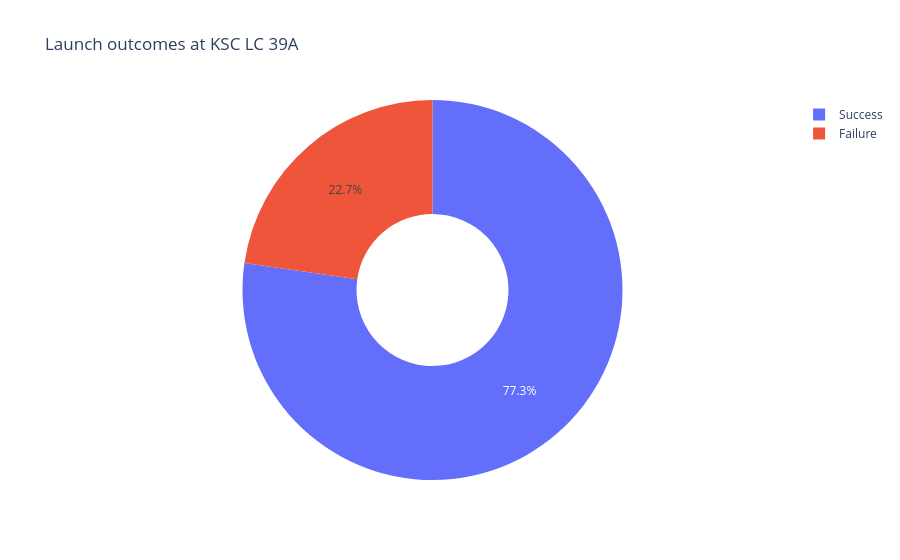

The notebook cell saved with this chart:
### Code cell
def site_pie(site):
    sub = df[df['LaunchSite'] == site]
    counts = sub['Class'].value_counts().rename({1: 'Success', 0: 'Failure'})
    return px.pie(names=counts.index, values=counts.values, hole=0.4,
                  color={'Success': '#24a148', 'Failure': '#da1e28'},
                  title=f'Launch outcomes at {site}')

site_pie(best_site).show()

### Figure 1 — Plotly figure (JSON) as saved in the notebook; plotly's stock layout.template omitted (floating-point values rounded to 4 significant figures)
{"data": [{"customdata": [["#24a148"], ["#da1e28"]], "domain": {"x": [0.0, 1.0], "y": [0.0, 1.0]}, "hole": 0.4, "hovertemplate": "label=%{label}<br>value=%{value}<br>color=%{customdata[0]}<extra></extra>", "labels": ["Success", "Failure"], "legendgroup": "", "marker": {"colors": ["#636efa", "#EF553B"]}, "name": "", "showlegend": true, "type": "pie", "values": [17, 5]}], "layout": {"legend": {"tracegroupgap": 0}, "title": {"text": "Launch outcomes at KSC LC 39A"}}}
